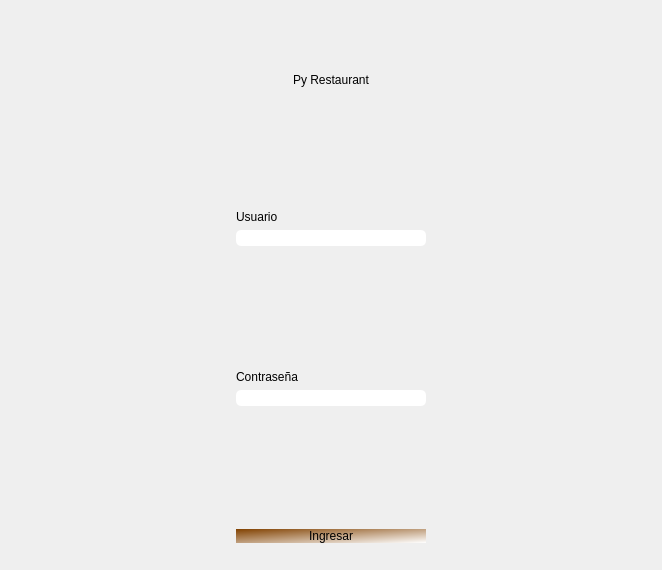
<?xml version="1.0" encoding="UTF-8"?>
<ui version="4.0">
 <class>MainWindow</class>
 <widget class="QMainWindow" name="MainWindow">
  <property name="geometry">
   <rect>
    <x>0</x>
    <y>0</y>
    <width>662</width>
    <height>570</height>
   </rect>
  </property>
  <property name="windowTitle">
   <string>MainWindow</string>
  </property>
  <widget class="QWidget" name="centralwidget">
   <layout class="QHBoxLayout" name="horizontalLayout">
    <property name="spacing">
     <number>0</number>
    </property>
    <property name="leftMargin">
     <number>0</number>
    </property>
    <property name="topMargin">
     <number>0</number>
    </property>
    <property name="rightMargin">
     <number>0</number>
    </property>
    <property name="bottomMargin">
     <number>0</number>
    </property>
    <item>
     <widget class="QFrame" name="frame">
      <property name="styleSheet">
       <string notr="true">
QFrame{

border-radius: 20px;
background-image: url(C:/Users/eduar/OneDrive/Escritorio/iconos interfaz/cafeteria.jpg);
 }
</string>
      </property>
      <property name="frameShape">
       <enum>QFrame::StyledPanel</enum>
      </property>
      <property name="frameShadow">
       <enum>QFrame::Raised</enum>
      </property>
      <layout class="QVBoxLayout" name="verticalLayout">
       <item>
        <widget class="QFrame" name="frame_superior">
         <property name="minimumSize">
          <size>
           <width>0</width>
           <height>40</height>
          </size>
         </property>
         <property name="maximumSize">
          <size>
           <width>16777215</width>
           <height>40</height>
          </size>
         </property>
         <property name="styleSheet">
          <string notr="true">QPushButton{
border-radius:20px;
}
</string>
         </property>
         <property name="frameShape">
          <enum>QFrame::StyledPanel</enum>
         </property>
         <property name="frameShadow">
          <enum>QFrame::Raised</enum>
         </property>
         <layout class="QHBoxLayout" name="horizontalLayout_3">
          <property name="spacing">
           <number>4</number>
          </property>
          <property name="leftMargin">
           <number>0</number>
          </property>
          <property name="topMargin">
           <number>0</number>
          </property>
          <property name="rightMargin">
           <number>0</number>
          </property>
          <property name="bottomMargin">
           <number>0</number>
          </property>
          <item>
           <spacer name="horizontalSpacer">
            <property name="orientation">
             <enum>Qt::Horizontal</enum>
            </property>
            <property name="sizeHint" stdset="0">
             <size>
              <width>424</width>
              <height>20</height>
             </size>
            </property>
           </spacer>
          </item>
          <item>
           <widget class="QPushButton" name="bt_minimizar">
            <property name="minimumSize">
             <size>
              <width>38</width>
              <height>38</height>
             </size>
            </property>
            <property name="maximumSize">
             <size>
              <width>38</width>
              <height>38</height>
             </size>
            </property>
            <property name="text">
             <string/>
            </property>
            <property name="icon">
             <iconset>
              <normaloff>../Users/eduar/OneDrive/Escritorio/iconos interfaz/minimizar-signo.png</normaloff>../Users/eduar/OneDrive/Escritorio/iconos interfaz/minimizar-signo.png</iconset>
            </property>
            <property name="iconSize">
             <size>
              <width>20</width>
              <height>20</height>
             </size>
            </property>
           </widget>
          </item>
          <item>
           <widget class="QPushButton" name="bt_maximizar">
            <property name="minimumSize">
             <size>
              <width>38</width>
              <height>38</height>
             </size>
            </property>
            <property name="maximumSize">
             <size>
              <width>38</width>
              <height>38</height>
             </size>
            </property>
            <property name="text">
             <string/>
            </property>
            <property name="icon">
             <iconset>
              <normaloff>../Users/eduar/OneDrive/Escritorio/iconos interfaz/chevron-doble-up.png</normaloff>../Users/eduar/OneDrive/Escritorio/iconos interfaz/chevron-doble-up.png</iconset>
            </property>
            <property name="iconSize">
             <size>
              <width>20</width>
              <height>20</height>
             </size>
            </property>
           </widget>
          </item>
          <item>
           <widget class="QPushButton" name="bt_normal">
            <property name="minimumSize">
             <size>
              <width>38</width>
              <height>38</height>
             </size>
            </property>
            <property name="maximumSize">
             <size>
              <width>38</width>
              <height>38</height>
             </size>
            </property>
            <property name="text">
             <string/>
            </property>
            <property name="icon">
             <iconset>
              <normaloff>../Users/eduar/OneDrive/Escritorio/iconos interfaz/chevron-doble-abajo.png</normaloff>../Users/eduar/OneDrive/Escritorio/iconos interfaz/chevron-doble-abajo.png</iconset>
            </property>
            <property name="iconSize">
             <size>
              <width>20</width>
              <height>20</height>
             </size>
            </property>
           </widget>
          </item>
          <item>
           <widget class="QPushButton" name="bt_cerrar">
            <property name="minimumSize">
             <size>
              <width>38</width>
              <height>38</height>
             </size>
            </property>
            <property name="maximumSize">
             <size>
              <width>38</width>
              <height>38</height>
             </size>
            </property>
            <property name="text">
             <string/>
            </property>
            <property name="icon">
             <iconset>
              <normaloff>../Users/eduar/OneDrive/Escritorio/iconos interfaz/x.svg.png</normaloff>../Users/eduar/OneDrive/Escritorio/iconos interfaz/x.svg.png</iconset>
            </property>
            <property name="iconSize">
             <size>
              <width>20</width>
              <height>20</height>
             </size>
            </property>
           </widget>
          </item>
         </layout>
        </widget>
       </item>
       <item>
        <widget class="QFrame" name="frame_3">
         <property name="minimumSize">
          <size>
           <width>0</width>
           <height>0</height>
          </size>
         </property>
         <property name="maximumSize">
          <size>
           <width>16777215</width>
           <height>16777215</height>
          </size>
         </property>
         <property name="styleSheet">
          <string notr="true"/>
         </property>
         <property name="frameShape">
          <enum>QFrame::StyledPanel</enum>
         </property>
         <property name="frameShadow">
          <enum>QFrame::Raised</enum>
         </property>
         <layout class="QHBoxLayout" name="horizontalLayout_4">
          <item>
           <spacer name="horizontalSpacer_2">
            <property name="orientation">
             <enum>Qt::Horizontal</enum>
            </property>
            <property name="sizeHint" stdset="0">
             <size>
              <width>162</width>
              <height>20</height>
             </size>
            </property>
           </spacer>
          </item>
          <item>
           <layout class="QVBoxLayout" name="verticalLayout_3">
            <item>
             <widget class="QFrame" name="frame_4">
              <property name="maximumSize">
               <size>
                <width>400</width>
                <height>600</height>
               </size>
              </property>
              <property name="styleSheet">
               <string notr="true"/>
              </property>
              <property name="frameShape">
               <enum>QFrame::StyledPanel</enum>
              </property>
              <property name="frameShadow">
               <enum>QFrame::Raised</enum>
              </property>
              <layout class="QVBoxLayout" name="verticalLayout_2">
               <item>
                <widget class="QLabel" name="label">
                 <property name="maximumSize">
                  <size>
                   <width>16777215</width>
                   <height>50</height>
                  </size>
                 </property>
                 <property name="styleSheet">
                  <string notr="true">font: 900 20pt &quot;Segoe UI&quot;;
color: black;
</string>
                 </property>
                 <property name="text">
                  <string>Py Restaurant</string>
                 </property>
                 <property name="alignment">
                  <set>Qt::AlignCenter</set>
                 </property>
                </widget>
               </item>
               <item>
                <spacer name="verticalSpacer_4">
                 <property name="orientation">
                  <enum>Qt::Vertical</enum>
                 </property>
                 <property name="sizeHint" stdset="0">
                  <size>
                   <width>20</width>
                   <height>40</height>
                  </size>
                 </property>
                </spacer>
               </item>
               <item>
                <widget class="QLabel" name="label_2">
                 <property name="styleSheet">
                  <string notr="true">border-radius: 10px;
font: 900 italic 20pt &quot;Segoe UI&quot;;
</string>
                 </property>
                 <property name="text">
                  <string>Usuario</string>
                 </property>
                </widget>
               </item>
               <item>
                <widget class="QLineEdit" name="lineEdit1">
                 <property name="styleSheet">
                  <string notr="true">border-radius:5px;</string>
                 </property>
                </widget>
               </item>
               <item>
                <spacer name="verticalSpacer_5">
                 <property name="orientation">
                  <enum>Qt::Vertical</enum>
                 </property>
                 <property name="sizeHint" stdset="0">
                  <size>
                   <width>20</width>
                   <height>40</height>
                  </size>
                 </property>
                </spacer>
               </item>
               <item>
                <widget class="QLabel" name="label_3">
                 <property name="styleSheet">
                  <string notr="true">font: 900 italic 20pt &quot;Segoe UI&quot;;
border-radius: 10px;</string>
                 </property>
                 <property name="text">
                  <string>Contraseña</string>
                 </property>
                </widget>
               </item>
               <item>
                <widget class="QLineEdit" name="lineEdit2">
                 <property name="styleSheet">
                  <string notr="true">border-radius:5px;</string>
                 </property>
                 <property name="echoMode">
                  <enum>QLineEdit::Password</enum>
                 </property>
                </widget>
               </item>
               <item>
                <spacer name="verticalSpacer_6">
                 <property name="orientation">
                  <enum>Qt::Vertical</enum>
                 </property>
                 <property name="sizeHint" stdset="0">
                  <size>
                   <width>20</width>
                   <height>40</height>
                  </size>
                 </property>
                </spacer>
               </item>
               <item>
                <widget class="QPushButton" name="pushButton">
                 <property name="styleSheet">
                  <string notr="true">font: 900 italic 13pt &quot;Segoe UI&quot;;

background-color: qlineargradient(spread:pad, x1:0, y1:0, x2:1, y2:1, stop:0 rgba(129, 65, 0, 255), stop:1 rgba(255, 255, 255, 255));
border-radius:10px;</string>
                 </property>
                 <property name="text">
                  <string>Ingresar</string>
                 </property>
                </widget>
               </item>
              </layout>
             </widget>
            </item>
           </layout>
          </item>
          <item>
           <spacer name="horizontalSpacer_3">
            <property name="orientation">
             <enum>Qt::Horizontal</enum>
            </property>
            <property name="sizeHint" stdset="0">
             <size>
              <width>162</width>
              <height>20</height>
             </size>
            </property>
           </spacer>
          </item>
         </layout>
        </widget>
       </item>
      </layout>
     </widget>
    </item>
   </layout>
  </widget>
 </widget>
 <resources/>
 <connections/>
</ui>
